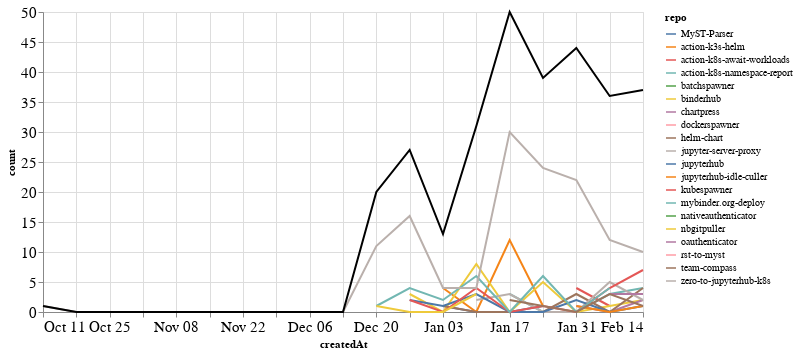

This figure's notebook cell:
### Markdown cell above
### Comments

### Code cell
comments_time = comments.groupby('repo').resample('W', on='createdAt').count()['author'].reset_index()
comments_time = comments_time.rename(columns={'author': 'count'})
comments_time_total = comments_time.groupby('createdAt').agg({"count": "sum"}).reset_index()
ch1 = alt.Chart(comments_time, width=600).mark_line().encode(
    x='createdAt',
    y='count',
    color='repo',
    tooltip="repo"
)

ch2 = alt.Chart(comments_time_total, width=600).mark_line(color="black").encode(
    x='createdAt',
    y='count',
)

ch1 + ch2

### Figure 1 — Vega-Lite specification as saved in the notebook (floating-point values rounded to 4 significant figures)
{"config": {"axisLeft": {"labelFontSize": 15}, "axisBottom": {"labelFontSize": 15}}, "layer": [{"data": {"name": "data-685064a1dfd55e1470ae4c9665f79f43"}, "mark": "line", "encoding": {"color": {"type": "nominal", "field": "repo"}, "tooltip": {"type": "nominal", "field": "repo"}, "x": {"type": "temporal", "field": "createdAt"}, "y": {"type": "quantitative", "field": "count"}}, "width": 600}, {"data": {"name": "data-2a67cff5c775867db19326ba8d45bba8"}, "mark": {"type": "line", "color": "black"}, "encoding": {"x": {"type": "temporal", "field": "createdAt"}, "y": {"type": "quantitative", "field": "count"}}, "width": 600}], "$schema": "https://vega.github.io/schema/vega-lite/v4.8.1.json", "datasets": {"data-685064a1dfd55e1470ae4c9665f79f43": [{"repo": "MyST-Parser", "createdAt": "2021-01-03T00:00:00", "count": 1}, {"repo": "MyST-Parser", "createdAt": "2021-01-10T00:00:00", "count": 0}, {"repo": "MyST-Parser", "createdAt": "2021-01-17T00:00:00", "count": 0}, {"repo": "MyST-Parser", "createdAt": "2021-01-24T00:00:00", "count": 1}, {"repo": "action-k3s-helm", "createdAt": "2021-01-03T00:00:00", "count": 4}, {"repo": "action-k3s-helm", "createdAt": "2021-01-10T00:00:00", "count": 0}, {"repo": "action-k3s-helm", "createdAt": "2021-01-17T00:00:00", "count": 12}, {"repo": "action-k3s-helm", "createdAt": "2021-01-24T00:00:00", "count": 1}, {"repo": "action-k8s-await-workloads", "createdAt": "2021-01-31T00:00:00", "count": 4}, {"repo": "action-k8s-await-workloads", "createdAt": "2021-02-07T00:00:00", "count": 1}, {"repo": "action-k8s-namespace-report", "createdAt": "2021-01-17T00:00:00", "count": 3}, {"repo": "action-k8s-namespace-report", "createdAt": "2021-01-24T00:00:00", "count": 0}, {"repo": "action-k8s-namespace-report", "createdAt": "2021-01-31T00:00:00", "count": 0}, {"repo": "action-k8s-namespace-report", "createdAt": "2021-02-07T00:00:00", "count": 3}, {"repo": "action-k8s-namespace-report", "createdAt": "2021-02-14T00:00:00", "count": 4}, {"repo": "batchspawner", "createdAt": "2021-01-31T00:00:00", "count": 8}, {"repo": "binderhub", "createdAt": "2020-12-27T00:00:00", "count": 3}, {"repo": "binderhub", "createdAt": "2021-01-03T00:00:00", "count": 0}, {"repo": "binderhub", "createdAt": "2021-01-10T00:00:00", "count": 8}, {"repo": "binderhub", "createdAt": "2021-01-17T00:00:00", "count": 0}, {"repo": "binderhub", "createdAt": "2021-01-24T00:00:00", "count": 5}, {"repo": "binderhub", "createdAt": "2021-01-31T00:00:00", "count": 0}, {"repo": "binderhub", "createdAt": "2021-02-07T00:00:00", "count": 1}, {"repo": "binderhub", "createdAt": "2021-02-14T00:00:00", "count": 2}, {"repo": "chartpress", "createdAt": "2021-01-31T00:00:00", "count": 1}, {"repo": "chartpress", "createdAt": "2021-02-07T00:00:00", "count": 0}, {"repo": "chartpress", "createdAt": "2021-02-14T00:00:00", "count": 2}, {"repo": "dockerspawner", "createdAt": "2020-12-20T00:00:00", "count": 7}, {"repo": "helm-chart", "createdAt": "2021-01-03T00:00:00", "count": 1}, {"repo": "helm-chart", "createdAt": "2021-01-10T00:00:00", "count": 0}, {"repo": "helm-chart", "createdAt": "2021-01-17T00:00:00", "count": 0}, {"repo": "helm-chart", "createdAt": "2021-01-24T00:00:00", "count": 0}, {"repo": "helm-chart", "createdAt": "2021-01-31T00:00:00", "count": 3}, {"repo": "helm-chart", "createdAt": "2021-02-07T00:00:00", "count": 0}, {"repo": "helm-chart", "createdAt": "2021-02-14T00:00:00", "count": 4}, {"repo": "jupyter-server-proxy", "createdAt": "2021-01-10T00:00:00", "count": 2}, {"repo": "jupyter-server-proxy", "createdAt": "2021-01-17T00:00:00", "count": 3}, {"repo": "jupyter-server-proxy", "createdAt": "2021-01-24T00:00:00", "count": 0}, {"repo": "jupyter-server-proxy", "createdAt": "2021-01-31T00:00:00", "count": 0}, {"repo": "jupyter-server-proxy", "createdAt": "2021-02-07T00:00:00", "count": 5}, {"repo": "jupyter-server-proxy", "createdAt": "2021-02-14T00:00:00", "count": 2}, {"repo": "jupyterhub", "createdAt": "2020-12-27T00:00:00", "count": 2}, {"repo": "jupyterhub", "createdAt": "2021-01-03T00:00:00", "count": 1}, {"repo": "jupyterhub", "createdAt": "2021-01-10T00:00:00", "count": 3}, {"repo": "jupyterhub", "createdAt": "2021-01-17T00:00:00", "count": 0}, {"repo": "jupyterhub", "createdAt": "2021-01-24T00:00:00", "count": 0}, {"repo": "jupyterhub", "createdAt": "2021-01-31T00:00:00", "count": 2}, {"repo": "jupyterhub", "createdAt": "2021-02-07T00:00:00", "count": 0}, {"repo": "jupyterhub", "createdAt": "2021-02-14T00:00:00", "count": 1}, {"repo": "jupyterhub-idle-culler", "createdAt": "2021-01-31T00:00:00", "count": 1}, {"repo": "jupyterhub-idle-culler", "createdAt": "2021-02-07T00:00:00", "count": 0}, {"repo": "jupyterhub-idle-culler", "createdAt": "2021-02-14T00:00:00", "count": 1}, {"repo": "kubespawner", "createdAt": "2020-12-27T00:00:00", "count": 2}, {"repo": "kubespawner", "createdAt": "2021-01-03T00:00:00", "count": 0}, {"repo": "kubespawner", "createdAt": "2021-01-10T00:00:00", "count": 4}, {"repo": "kubespawner", "createdAt": "2021-01-17T00:00:00", "count": 0}, {"repo": "kubespawner", "createdAt": "2021-01-24T00:00:00", "count": 1}, {"repo": "kubespawner", "createdAt": "2021-01-31T00:00:00", "count": 0}, {"repo": "kubespawner", "createdAt": "2021-02-07T00:00:00", "count": 4}, {"repo": "kubespawner", "createdAt": "2021-02-14T00:00:00", "count": 7}, {"repo": "mybinder.org-deploy", "createdAt": "2020-12-20T00:00:00", "count": 1}, {"repo": "mybinder.org-deploy", "createdAt": "2020-12-27T00:00:00", "count": 4}, {"repo": "mybinder.org-deploy", "createdAt": "2021-01-03T00:00:00", "count": 2}, {"repo": "mybinder.org-deploy", "createdAt": "2021-01-10T00:00:00", "count": 6}, {"repo": "mybinder.org-deploy", "createdAt": "2021-01-17T00:00:00", "count": 0}, {"repo": "mybinder.org-deploy", "createdAt": "2021-01-24T00:00:00", "count": 6}, {"repo": "mybinder.org-deploy", "createdAt": "2021-01-31T00:00:00", "count": 0}, {"repo": "mybinder.org-deploy", "createdAt": "2021-02-07T00:00:00", "count": 4}, {"repo": "nativeauthenticator", "createdAt": "2021-01-31T00:00:00", "count": 3}, {"repo": "nbgitpuller", "createdAt": "2020-12-20T00:00:00", "count": 1}, {"repo": "nbgitpuller", "createdAt": "2020-12-27T00:00:00", "count": 0}, {"repo": "nbgitpuller", "createdAt": "2021-01-03T00:00:00", "count": 0}, {"repo": "nbgitpuller", "createdAt": "2021-01-10T00:00:00", "count": 3}, {"repo": "oauthenticator", "createdAt": "2021-02-07T00:00:00", "count": 3}, {"repo": "oauthenticator", "createdAt": "2021-02-14T00:00:00", "count": 3}, {"repo": "rst-to-myst", "createdAt": "2021-01-10T00:00:00", "count": 1}, {"repo": "team-compass", "createdAt": "2021-01-17T00:00:00", "count": 2}, {"repo": "team-compass", "createdAt": "2021-01-24T00:00:00", "count": 1}, {"repo": "team-compass", "createdAt": "2021-01-31T00:00:00", "count": 0}, {"repo": "team-compass", "createdAt": "2021-02-07T00:00:00", "count": 3}, {"repo": "team-compass", "createdAt": "2021-02-14T00:00:00", "count": 1}, {"repo": "zero-to-jupyterhub-k8s", "createdAt": "2020-10-11T00:00:00", "count": 1}, {"repo": "zero-to-jupyterhub-k8s", "createdAt": "2020-10-18T00:00:00", "count": 0}, {"repo": "zero-to-jupyterhub-k8s", "createdAt": "2020-10-25T00:00:00", "count": 0}, {"repo": "zero-to-jupyterhub-k8s", "createdAt": "2020-11-01T00:00:00", "count": 0}, {"repo": "zero-to-jupyterhub-k8s", "createdAt": "2020-11-08T00:00:00", "count": 0}, {"repo": "zero-to-jupyterhub-k8s", "createdAt": "2020-11-15T00:00:00", "count": 0}, {"repo": "zero-to-jupyterhub-k8s", "createdAt": "2020-11-22T00:00:00", "count": 0}, {"repo": "zero-to-jupyterhub-k8s", "createdAt": "2020-11-29T00:00:00", "count": 0}, {"repo": "zero-to-jupyterhub-k8s", "createdAt": "2020-12-06T00:00:00", "count": 0}, {"repo": "zero-to-jupyterhub-k8s", "createdAt": "2020-12-13T00:00:00", "count": 0}, {"repo": "zero-to-jupyterhub-k8s", "createdAt": "2020-12-20T00:00:00", "count": 11}, {"repo": "zero-to-jupyterhub-k8s", "createdAt": "2020-12-27T00:00:00", "count": 16}, {"repo": "zero-to-jupyterhub-k8s", "createdAt": "2021-01-03T00:00:00", "count": 4}, {"repo": "zero-to-jupyterhub-k8s", "createdAt": "2021-01-10T00:00:00", "count": 4}, {"repo": "zero-to-jupyterhub-k8s", "createdAt": "2021-01-17T00:00:00", "count": 30}, {"repo": "zero-to-jupyterhub-k8s", "createdAt": "2021-01-24T00:00:00", "count": 24}, {"repo": "zero-to-jupyterhub-k8s", "createdAt": "2021-01-31T00:00:00", "count": 22}, {"repo": "zero-to-jupyterhub-k8s", "createdAt": "2021-02-07T00:00:00", "count": 12}, {"repo": "zero-to-jupyterhub-k8s", "createdAt": "2021-02-14T00:00:00", "count": 10}], "data-2a67cff5c775867db19326ba8d45bba8": [{"createdAt": "2020-10-11T00:00:00", "count": 1}, {"createdAt": "2020-10-18T00:00:00", "count": 0}, {"createdAt": "2020-10-25T00:00:00", "count": 0}, {"createdAt": "2020-11-01T00:00:00", "count": 0}, {"createdAt": "2020-11-08T00:00:00", "count": 0}, {"createdAt": "2020-11-15T00:00:00", "count": 0}, {"createdAt": "2020-11-22T00:00:00", "count": 0}, {"createdAt": "2020-11-29T00:00:00", "count": 0}, {"createdAt": "2020-12-06T00:00:00", "count": 0}, {"createdAt": "2020-12-13T00:00:00", "count": 0}, {"createdAt": "2020-12-20T00:00:00", "count": 20}, {"createdAt": "2020-12-27T00:00:00", "count": 27}, {"createdAt": "2021-01-03T00:00:00", "count": 13}, {"createdAt": "2021-01-10T00:00:00", "count": 31}, {"createdAt": "2021-01-17T00:00:00", "count": 50}, {"createdAt": "2021-01-24T00:00:00", "count": 39}, {"createdAt": "2021-01-31T00:00:00", "count": 44}, {"createdAt": "2021-02-07T00:00:00", "count": 36}, {"createdAt": "2021-02-14T00:00:00", "count": 37}]}}
